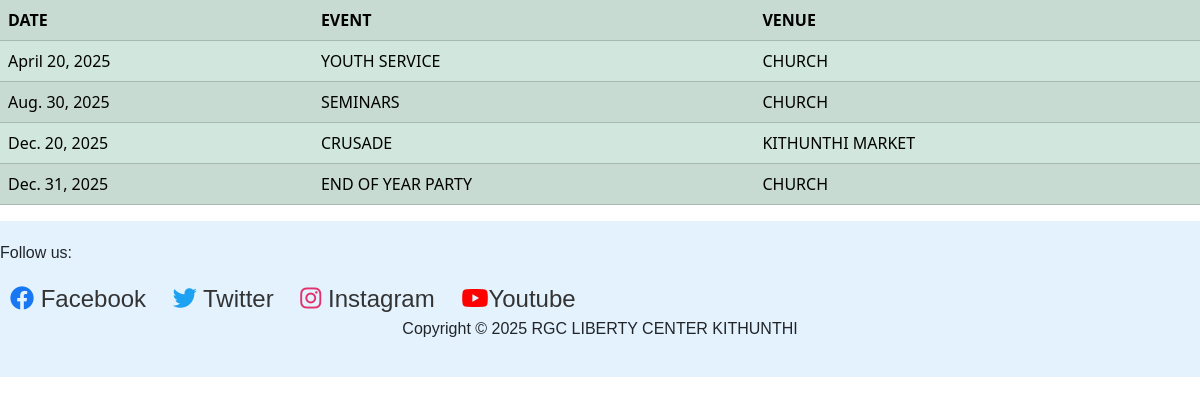
The app's page /youth_ministry/ with its own data.
### churchapp/models.py (models this page shows)
class Youth_ministry(models.Model):
    DATE = models.DateField(blank=False, null=False)  # Changed to DateField
    EVENT = models.TextField()
    VENUE = models.CharField(max_length=255, blank=False, null=False)

### churchapp/views.py (the view)
# urls.py: path('youth_ministry/', views.youth_ministry, name='youth_ministry'),
def youth_ministry(request):
    youth=Youth_ministry.objects.all().order_by("DATE")
    return render(request,'youth_ministry.html',{"youth":youth})

### churchapp/templates/youth_ministry.html (shortened to what this page needs)
{% load static %}
<!DOCTYPE html>
<html lang="en">
<head>
    <link rel="stylesheet" href="{% static 'styles.css' %}">
    <link href="https://cdn.jsdelivr.net/npm/bootstrap@5.3.3/dist/css/bootstrap.min.css" rel="stylesheet">
     <link href="https://cdnjs.cloudflare.com/ajax/libs/font-awesome/6.0.0-beta3/css/all.min.css" rel="stylesheet">
</head>
<body>
    <main>
    <table class="table table-success table-striped">
        <tr >
            <th>DATE</th>
            <th>EVENT</th>
            <th>VENUE</th>
        </tr>
        {% for youth in youth %}
        <tr >
            <td>{{youth.DATE}}</td>
            <td>{{youth.EVENT}}</td>
            <td>{{youth.VENUE}}</td>
        </tr>
        {% endfor %}
    </table>
    </main>
    <footer>
        <p>Follow us:</p>
     <div class="social-media-icons">
      <a href="https://facebook.com/Rgc-kithunthi jlc" target="_blank">
      <i class="fab fa-facebook"  style="color: #1877F2;""></i> Facebook
      </a>
      <a href="https://twitter.com/@PeterMMb" target="_blank">
        <i class="fab fa-twitter" style="color: #1DA1F2;"></i></i> Twitter
      </a>
      <a href="https://instagram.com/mbuvip" target="_blank">
      <i class="fab fa-instagram" style="color: #E1306C;"></i> Instagram
      </a>
      <a href="https://www.youtube.com/@petermbuvi6369" target="_blank" style="text-decoration: none;">
        <i class="fab fa-youtube" style="color: #FF0000; font-size: 24px;"></i>Youtube
      </a>
    <p id="copyright">Copyright &copy 2025 RGC LIBERTY CENTER KITHUNTHI</p>
    </footer>
</body>
</html>

### churchapp/static/styles.css (style rules this page uses)
footer { background-color:#e3f2fd ; padding: 20px 0px; font-family: Arial, sans-serif; }
#copyright { text-align: center; }
.social-media-icons a { font-size: 24px; margin: 0 10px; color: #333; text-decoration: none; }

### records on screen
Youth_ministry: DATE "April 20, 2025", EVENT "YOUTH SERVICE", VENUE "CHURCH"
Youth_ministry: DATE "Aug. 30, 2025", EVENT "SEMINARS", VENUE "CHURCH"
Youth_ministry: DATE "Dec. 20, 2025", EVENT "CRUSADE", VENUE "KITHUNTHI MARKET"
Youth_ministry: DATE "Dec. 31, 2025", EVENT "END OF YEAR PARTY", VENUE "CHURCH"
